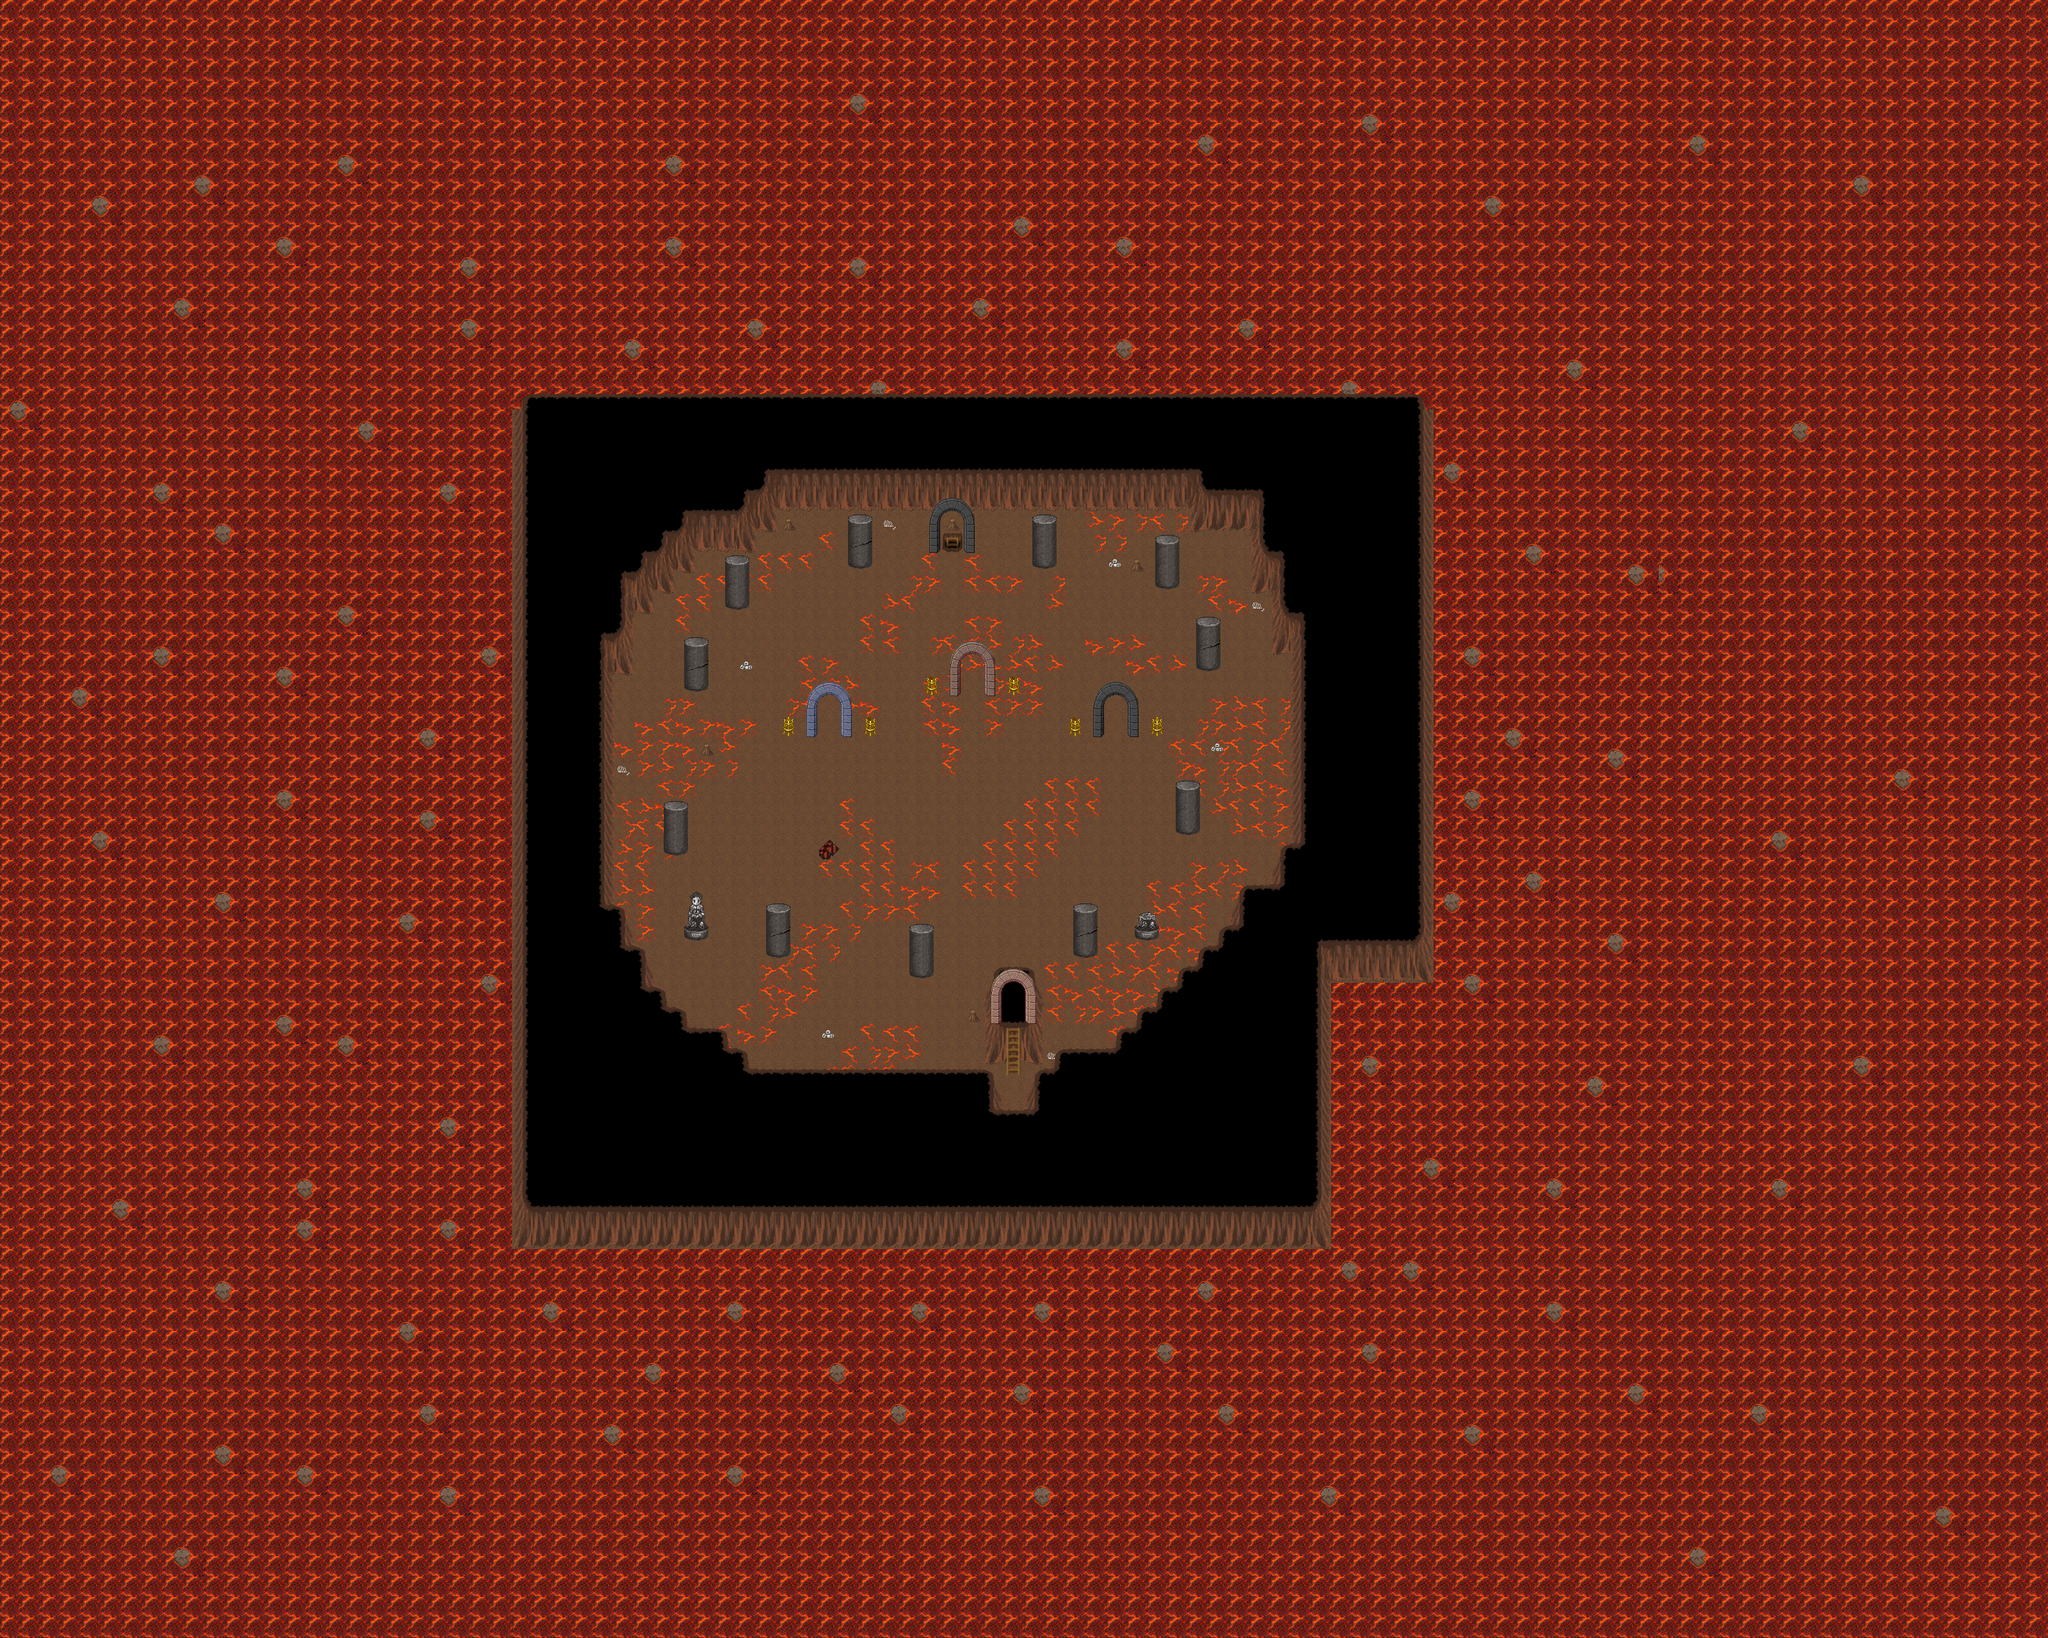

A 2D game scene composited from a Tiled map and its tileset images. What follows is a short description and the map's XML, with each tile layer's data collapsed to a summary:
An orthogonal 100x80 tile map with 32x32 px tiles, 4 tile layers (Ground1, Ground2, Fringe, Over1), 2 hidden layers not drawn, 5 tilesets and 10 objects (6x spawn, 2x particle_effect, fixme, warp).

<map version="1.5" tiledversion="1.7.2" orientation="orthogonal" renderorder="right-down" compressionlevel="0" width="100" height="80" tilewidth="32" tileheight="32" infinite="0" nextlayerid="8" nextobjectid="11">
 <properties>
  <property name="background0image" value="graphics/images/spit23loginwallpaper_800x600.png" />
  <property name="license" value="GPL v2+" />
  <property name="manaplus version" value="2" />
  <property name="minimap" value="graphics/minimaps/006-6.png" />
  <property name="music" value="misuse.ogg" />
  <property name="name" value="Candor's Underground, B3F" />
 </properties>
 <tileset firstgid="1" name="collision" tilewidth="32" tileheight="32" tilecount="9" columns="3">
  <image source="../graphics/tilesets/collision.png" width="96" height="96" />
 </tileset>
 <tileset firstgid="10" name="cave" tilewidth="32" tileheight="32" tilecount="128" columns="16">
  <image source="../graphics/tilesets/cave.png" width="512" height="256" />
 </tileset>
 <tileset firstgid="138" name="arena" tilewidth="32" tileheight="32" tilecount="256" columns="16">
  <image source="../graphics/tilesets/arena.png" width="512" height="512" />
 </tileset>
 <tileset firstgid="394" name="warp_gates" tilewidth="32" tileheight="96" tilecount="15" columns="15">
  <image source="../graphics/tilesets/lof/warp_gates.png" width="480" height="96" />
 </tileset>
 <tileset firstgid="409" name="cave2_base" tilewidth="32" tileheight="32" tilecount="128" columns="16">
  <image source="../graphics/tilesets/cave2_base.png" width="512" height="256" />
 </tileset>
 <layer id="1" name="Ground1" width="100" height="80">
  <data>[8000 cells, 8000 non-empty, 39 distinct tile ids]</data>
 </layer>
 <layer id="2" name="Ground2" width="100" height="80">
  <data>[8000 cells, 327 non-empty, 23 distinct tile ids]</data>
 </layer>
 <layer id="3" name="Fringe" width="100" height="80">
  <data>[8000 cells, 41 non-empty, 17 distinct tile ids]</data>
 </layer>
 <layer id="4" name="Over1" width="100" height="80">
  <data>[8000 cells, 109 non-empty, 21 distinct tile ids]</data>
 </layer>
 <layer id="5" name="Collision" width="100" height="80" visible="0">
  <data>[8000 cells, 7537 non-empty, 2 distinct tile ids]</data>
 </layer>
 <layer id="6" name="Heights" width="100" height="80" visible="0">
  <data>[8000 cells, 0 non-empty, 0 distinct tile ids]</data>
 </layer>
 <objectgroup id="7" name="Objects" visible="0">
  <object id="1" name="Margin" type="fixme" x="1152" y="1792" width="640" height="640" />
  <object id="2" name="To B2F" type="warp" x="1568" y="1568" width="32" height="32">
   <properties>
    <property name="dest_map" value="006-3" />
    <property name="dest_x" value="46" />
    <property name="dest_y" value="27" />
   </properties>
  </object>
  <object id="3" name="Yellow Skull Slime" type="spawn" x="960" y="768" width="1088" height="928">
   <properties>
    <property name="death" value="30000" />
    <property name="max_beings" value="3" />
    <property name="monster_id" value="1403" />
    <property name="spawn" value="120000" />
   </properties>
  </object>
  <object id="4" name="Red Skull Slime" type="spawn" x="928" y="704" width="1024" height="928">
   <properties>
    <property name="death" value="30000" />
    <property name="max_beings" value="3" />
    <property name="monster_id" value="1404" />
    <property name="spawn" value="120000" />
   </properties>
  </object>
  <object id="5" name="Mineral Bif" type="spawn" x="864" y="608" width="1216" height="928">
   <properties>
    <property name="death" value="30000" />
    <property name="max_beings" value="4" />
    <property name="monster_id" value="1058" />
    <property name="spawn" value="300000" />
   </properties>
  </object>
  <object id="6" name="Troll" type="spawn" x="672" y="640" width="1536" height="832">
   <properties>
    <property name="death" value="30000" />
    <property name="max_beings" value="3" />
    <property name="monster_id" value="1171" />
    <property name="spawn" value="240000" />
   </properties>
  </object>
  <object id="7" name="graphics/particles/flame.particle.xml" type="particle_effect" x="1664" y="1152" width="32" height="32" />
  <object id="8" name="graphics/particles/flame.particle.xml" type="particle_effect" x="1344" y="1152" width="32" height="32" />
  <object id="9" name="Vampire Bat" type="spawn" x="800" y="736" width="1216" height="928">
   <properties>
    <property name="death" value="30000" />
    <property name="max_beings" value="12" />
    <property name="monster_id" value="1063" />
    <property name="spawn" value="300000" />
   </properties>
  </object>
  <object id="10" name="Crafty" type="spawn" x="736" y="1248" width="1088" height="512">
   <properties>
    <property name="death" value="30000" />
    <property name="max_beings" value="1" />
    <property name="monster_id" value="1018" />
    <property name="spawn" value="300000" />
   </properties>
  </object>
 </objectgroup>
</map>
